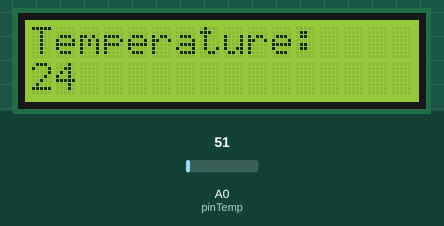
Simulated run of this sketch. Board: Arduino Uno, built with avr-gcc and run on an emulated ATmega328P. Parts: 16×2 character LCD. Inputs (shaded band) come from the test bench; at power-on: A0 (pinTemp) = 51.

Above: at 1.2 s.
1.3 s: A0 (pinTemp) set to 61
At 3.0 s:
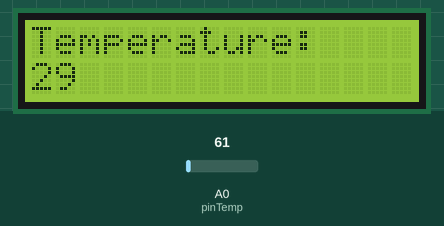
3.5 s: A0 (pinTemp) set to 71
At 4.8 s:
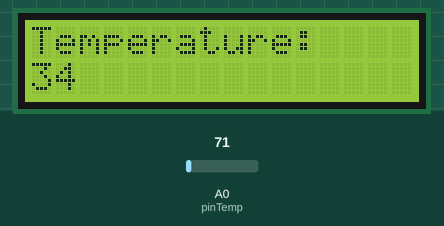
5.5 s: A0 (pinTemp) set to 86
At 6.4 s:
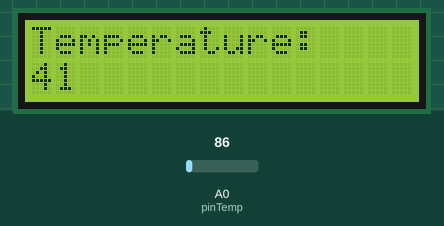
Timing chart, 0 to 8.5 s (numbered marks = the images above; inputs shaded):
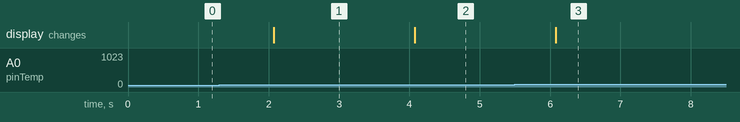

The sketch:

temperature_sensor.ino
```cpp
#include<LiquidCrystal.h>
LiquidCrystal lcd(12,11,5,4,3,2);

int pinTemp=A0;
void setup() {
  // put your setup code here, to run once:
  //Serial.begin(9600);
  lcd.begin(16,2);
  lcd.clear();
  //pinMode(pinTemp,INPUT);
}

void loop() {
  // put your main code here, to run repeatedly:
  int temp=analogRead(pinTemp);
  temp=temp*0.48828125;
  //Serial.print("Temp: ");
  //Serial.print(temp);
  //Serial.println("f");
  lcd.print("Temperature:");
  lcd.setCursor(0,1);
  lcd.print(temp);
  lcd.setCursor(0,0);
  delay(1000);
}
```

Measured:
- after the input at 1.3 s, the display: changes after 0.77 s (image 1)
- after the input at 3.5 s, the display: changes after 0.58 s (image 2)
- after the input at 5.5 s, the display: changes after 0.58 s (image 3)
